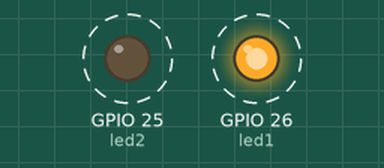
This sketch was run on a simulated ESP32. On the bench: output pins drawn as LEDs (lit = HIGH). Dashed ring = blinking. What the sketch prints to the serial monitor is not drawn.

Above: at 1.05 s.
Timing chart, 0 to 4.0 s (numbered marks = the images above):
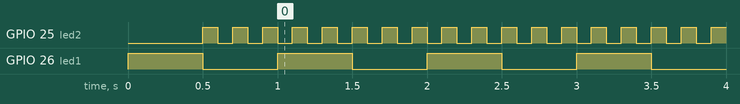

The sketch:

esp32_dual_core_test.ino
```cpp
/*********
  Rui Santos
  Complete project details at https://randomnerdtutorials.com
*********/

TaskHandle_t Task1;
TaskHandle_t Task2;

// LED pins
const int led1 = 26; //Red
const int led2 = 25; //Blue

void setup() {
  Serial.begin(115200);
  pinMode(led1, OUTPUT);
  pinMode(led2, OUTPUT);

  //create a task that will be executed in the Task1code() function, with priority 1 and executed on core 0
  xTaskCreatePinnedToCore(
                    Task1code,   /* Task function. */
                    "Task1",     /* name of task. */
                    10000,       /* Stack size of task */
                    NULL,        /* parameter of the task */
                    1,           /* priority of the task */
                    &Task1,      /* Task handle to keep track of created task */
                    0);          /* pin task to core 0 */
  delay(500);

  //create a task that will be executed in the Task2code() function, with priority 1 and executed on core 1
  xTaskCreatePinnedToCore(
                    Task2code,   /* Task function. */
                    "Task2",     /* name of task. */
                    10000,       /* Stack size of task */
                    NULL,        /* parameter of the task */
                    1,           /* priority of the task */
                    &Task2,      /* Task handle to keep track of created task */
                    1);          /* pin task to core 1 */
    delay(500);
}

//Task1code: blinks an LED every 500 ms
void Task1code( void * pvParameters ){
  Serial.print("Task1 running on core ");
  Serial.println(xPortGetCoreID());

  for(;;){
    digitalWrite(led1, HIGH);
    delay(500);
    digitalWrite(led1, LOW);
    delay(500);
  }
}

//Task2code: blinks an LED every 100 ms
void Task2code( void * pvParameters ){
  Serial.print("Task2 running on core ");
  Serial.println(xPortGetCoreID());

  for(;;){
    digitalWrite(led2, HIGH);
    delay(100);
    digitalWrite(led2, LOW);
    delay(100);
  }
}

void loop() {

}
```

Measured:
- by itself, GPIO 25 (led2): alternates HIGH for 0.10 s and LOW for 0.10 s
- by itself, GPIO 26 (led1): alternates HIGH for 0.50 s and LOW for 0.50 s
